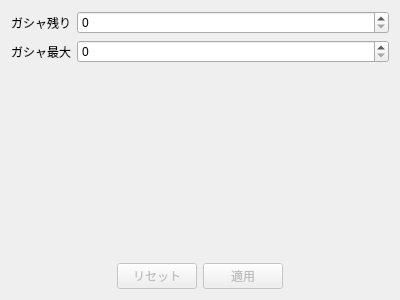
<?xml version="1.0" encoding="UTF-8"?>
<ui version="4.0">
 <class>Section1Tab</class>
 <widget class="QWidget" name="Section1Tab">
  <property name="geometry">
   <rect>
    <x>0</x>
    <y>0</y>
    <width>400</width>
    <height>300</height>
   </rect>
  </property>
  <property name="windowTitle">
   <string notr="true">Form</string>
  </property>
  <layout class="QVBoxLayout" name="verticalLayout">
   <item>
    <layout class="QFormLayout" name="formLayout">
     <item row="0" column="0">
      <widget class="QLabel" name="label">
       <property name="text">
        <string>ガシャ残り</string>
       </property>
      </widget>
     </item>
     <item row="0" column="1">
      <widget class="QSpinBox" name="gashaRemainingCB">
       <property name="maximum">
        <number>255</number>
       </property>
      </widget>
     </item>
     <item row="1" column="0">
      <widget class="QLabel" name="label_2">
       <property name="text">
        <string>ガシャ最大</string>
       </property>
      </widget>
     </item>
     <item row="1" column="1">
      <widget class="QSpinBox" name="gashaMaxCB">
       <property name="maximum">
        <number>255</number>
       </property>
      </widget>
     </item>
    </layout>
   </item>
   <item>
    <layout class="QHBoxLayout" name="horizontalLayout_3">
     <item>
      <spacer name="horizontalSpacer">
       <property name="orientation">
        <enum>Qt::Horizontal</enum>
       </property>
       <property name="sizeHint" stdset="0">
        <size>
         <width>40</width>
         <height>20</height>
        </size>
       </property>
      </spacer>
     </item>
     <item>
      <widget class="QPushButton" name="resetButton">
       <property name="enabled">
        <bool>false</bool>
       </property>
       <property name="text">
        <string>リセット</string>
       </property>
      </widget>
     </item>
     <item>
      <widget class="QPushButton" name="applyButton">
       <property name="enabled">
        <bool>false</bool>
       </property>
       <property name="text">
        <string>適用</string>
       </property>
      </widget>
     </item>
     <item>
      <spacer name="horizontalSpacer_2">
       <property name="orientation">
        <enum>Qt::Horizontal</enum>
       </property>
       <property name="sizeHint" stdset="0">
        <size>
         <width>40</width>
         <height>20</height>
        </size>
       </property>
      </spacer>
     </item>
    </layout>
   </item>
  </layout>
 </widget>
 <resources/>
 <connections/>
</ui>
